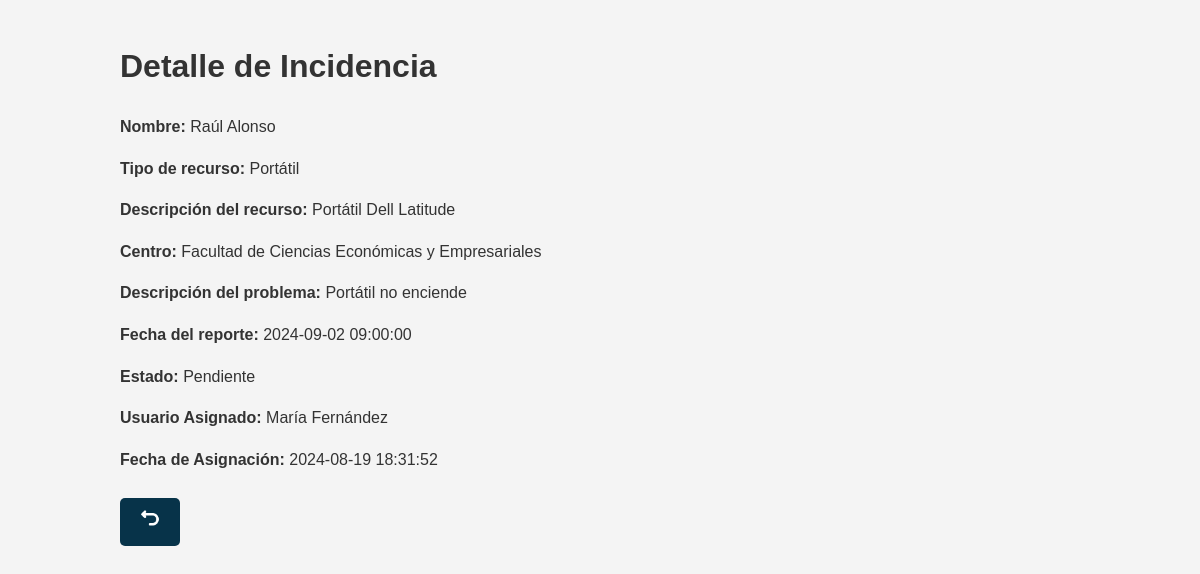
Page /Controllers/Incidencias_Controller.php?action=view_incidencia&ID_Incidencia=1 (signed in) on the committed database.
### tables this page shows
CREATE TABLE Incidencia (
    ID_Incidencia INT AUTO_INCREMENT PRIMARY KEY,
    ID_Usuario INT NOT NULL,
    ID_Recurso INT NOT NULL,
    Descripcion_Problema TEXT NOT NULL,
    Fecha_Reporte DATETIME NOT NULL,
    Estado ENUM('Pendiente', 'Resuelta') NOT NULL,
    Asignada BOOLEAN NOT NULL DEFAULT FALSE,
    FOREIGN KEY (ID_Usuario) REFERENCES Usuario(ID_Usuario) ON DELETE CASCADE,
    FOREIGN KEY (ID_Recurso) REFERENCES Recurso(ID_Recurso) ON DELETE CASCADE
);

CREATE TABLE Usuario (
    ID_Usuario INT AUTO_INCREMENT PRIMARY KEY,
    DNI VARCHAR(9) NOT NULL UNIQUE,
    Nombre VARCHAR(50) NOT NULL,
    Apellidos VARCHAR(50) NOT NULL,
    NIU VARCHAR(50) NOT NULL UNIQUE,
    Email VARCHAR(100) NOT NULL,
    Rol ENUM('Estudiante', 'Docente', 'Becario de infraestructura', 'Personal de conserjeria', 'Admin') NOT NULL,
    Contrasena VARCHAR(100) NOT NULL
);

CREATE TABLE Recurso (
    ID_Recurso INT AUTO_INCREMENT PRIMARY KEY,
    Tipo VARCHAR(50) NOT NULL,
    Descripcion TEXT NOT NULL,
    Disponibilidad ENUM('Disponible', 'No disponible') NOT NULL,
    ID_Centro INT NOT NULL,
    FOREIGN KEY (ID_Centro) REFERENCES Centro(ID_Centro)
);

CREATE TABLE Centro (
    ID_Centro INT AUTO_INCREMENT PRIMARY KEY,
    Nombre VARCHAR(50) NOT NULL,
    Direccion VARCHAR(100) NOT NULL,
    Telefono VARCHAR(15) NOT NULL,
    Email VARCHAR(100) NOT NULL
);

CREATE TABLE Incidencia_Asignacion (
    ID_Incidencia INT NOT NULL,
    ID_Usuario INT NOT NULL,
    Fecha_Asignacion DATETIME NOT NULL DEFAULT CURRENT_TIMESTAMP,
    PRIMARY KEY (ID_Incidencia, ID_Usuario),
    FOREIGN KEY (ID_Incidencia) REFERENCES Incidencia(ID_Incidencia) ON DELETE CASCADE,
    FOREIGN KEY (ID_Usuario) REFERENCES Usuario(ID_Usuario) ON DELETE CASCADE 
);

### models/Incidencias_Model.php (called while the page is built, shortened)
<?php
class Incidencias_Model {
    private $ID_Incidencia;
    public function __construct($ID_Incidencia, $ID_Usuario, $ID_Recurso, $Descripcion_Problema, $Fecha_Reporte, $Estado) {
        $this->ID_Incidencia = $ID_Incidencia;
        include_once 'Access_DB.php';
        $this->mysqli = ConnectDB();
    }
    function getIncidenciaById() {
        $sql = "SELECT
                    Incidencia.ID_Incidencia,
                    Incidencia.Descripcion_Problema,
                    Incidencia.Fecha_Reporte,
                    Incidencia.Estado,
                    Usuario.Nombre AS Nombre_Usuario,
                    Usuario.Apellidos AS Apellidos_Usuario,
                    Recurso.Tipo AS Tipo_Recurso,
                    Recurso.Descripcion AS Descripcion_Recurso,
                    Centro.ID_Centro AS ID_Centro,  -- Aseguramos obtener el ID_Centro aquí
                    Centro.Nombre AS Nombre_Centro,
                    IncAsig.ID_Usuario AS ID_Usuario_Asignado,
                    UsuarioAsignado.Nombre AS Nombre_Usuario_Asignado,
                    UsuarioAsignado.Apellidos AS Apellidos_Usuario_Asignado,
                    IncAsig.Fecha_Asignacion
                FROM
                    Incidencia
                JOIN
                    Usuario ON Incidencia.ID_Usuario = Usuario.ID_Usuario
                JOIN
                    Recurso ON Incidencia.ID_Recurso = Recurso.ID_Recurso
                JOIN
                    Centro ON Recurso.ID_Centro = Centro.ID_Centro
                LEFT JOIN
                    Incidencia_Asignacion IncAsig ON Incidencia.ID_Incidencia = IncAsig.ID_Incidencia
                LEFT JOIN
                    Usuario UsuarioAsignado ON IncAsig.ID_Usuario = UsuarioAsignado.ID_Usuario
                WHERE
                    Incidencia.ID_Incidencia = ?";
        $stmt = $this->mysqli->prepare($sql);
        $stmt->bind_param('i', $this->ID_Incidencia);
        $stmt->execute();
        $result = $stmt->get_result();
        if ($result->num_rows > 0) {
            return $result->fetch_assoc();
        } else {
            return null;
        }
    }
}
?>

### models/Access_DB.php (called while the page is built, shortened)
<?php
function ConnectDB() {
    $mysqli = new mysqli("localhost", "root", "", "uvigores");
    return $mysqli;
}
?>

### views/Incidencia_View_View.php (the view, shortened to what this page needs)
<?php
class Incidencia_View_View {
    function __construct($incidencia) {
        $this->incidencia = $incidencia;
        $this->render();
    }
    function render() {
        include '../Locales/Strings_SPANISH.php';
        ?>
        <!DOCTYPE html>
        <html lang="es">
        <head>
            <link rel="stylesheet" href="../css/styles.css">
        </head>
        <body>
            <div class="container">
                <h1><?php echo $strings['Detalle de Incidencia']; ?></h1>
                <div class="detail">
                    <p><strong><?php echo $strings['Nombre']; ?>:</strong> <?php echo $this->incidencia['Nombre_Usuario'] . ' ' . $this->incidencia['Apellidos_Usuario']; ?></p>
                    <p><strong><?php echo $strings['Tipo de recurso']; ?>:</strong> <?php echo $this->incidencia['Tipo_Recurso']; ?></p>
                    <p><strong><?php echo $strings['Descripción del recurso']; ?>:</strong> <?php echo $this->incidencia['Descripcion_Recurso']; ?></p>
                    <p><strong><?php echo $strings['Centro']; ?>:</strong> <?php echo $this->incidencia['Nombre_Centro']; ?></p>
                    <p><strong><?php echo $strings['Descripción del problema']; ?>:</strong> <?php echo $this->incidencia['Descripcion_Problema']; ?></p>
                    <p><strong><?php echo $strings['Fecha del reporte']; ?>:</strong> <?php echo $this->incidencia['Fecha_Reporte']; ?></p>
                    <p><strong><?php echo $strings['Estado']; ?>:</strong> <?php echo $this->incidencia['Estado']; ?></p>
                    <?php if ($this->incidencia['ID_Usuario_Asignado']) { ?>
                        <p><strong><?php echo $strings['Usuario Asignado']; ?>:</strong> <?php echo $this->incidencia['Nombre_Usuario_Asignado'] . ' ' . $this->incidencia['Apellidos_Usuario_Asignado']; ?></p>
                        <p><strong><?php echo $strings['Fecha de Asignación']; ?>:</strong> <?php echo $this->incidencia['Fecha_Asignacion']; ?></p>
                    <?php } else { ?>
                        <p><strong><?php echo $strings['Usuario Asignado']; ?>:</strong> <?php echo $strings['No Asignado']; ?></p>
                    <?php } ?>
                </div>
                <a class="button" href="Incidencias_Controller.php?action=list_all_incidencias" title="<?php echo $strings['Volver']; ?>">
                    <img src="../views/img/turn-back.png" alt="<?php echo $strings['Volver']; ?>" style="width: 20px; height: 20px;">
                </a>
            </div>
        </body>
        </html>
        <?php
    }
}
?>

### css/styles.css (style rules this page uses)
body { font-family: 'Arial', sans-serif; background-color: #f4f4f4; color: #333; margin: 0; padding: 0; line-height: 1.6; }
.container { width: 80%; margin: 0 auto; padding: 20px; }
a { color: #0056b3; text-decoration: none; font-weight: bold; }
button, .button { background-color: #073349; color: white; padding: 10px 20px; border: none; cursor: pointer; text-align: center; border-radius: 5px; font-size: 16px; margin: 5px 0; display: inline-block; }
.button { display: inline-block; padding: 10px 20px; margin: 10px 5px 0 0; background-color: #073349; color: white; text-align: center; text-decoration: none; border-radius: 5px; transition: background-color 0.3s ease; }

### rows in the picture
incidencia: ID_Usuario.Nombre "Raúl", ID_Usuario.Apellidos "Alonso", ID_Recurso.Tipo "Portátil", ID_Recurso.Descripcion "Portátil Dell Latitude", centro.Nombre "Facultad de Ciencias Económicas y Empresariales", Descripcion_Problema "Portátil no enciende", Fecha_Reporte "2024-09-02 09:00:00", Estado "Pendiente", usuario.Nombre "María", usuario.Apellidos "Fernández", incidencia_asignacion.Fecha_Asignacion "2024-08-19 18:31:52"

### other values in the picture
$strings['Detalle de Incidencia'] "Detalle de Incidencia"
$strings['Nombre'] "Nombre"
$strings['Tipo de recurso'] "Tipo de recurso"
$strings['Descripción del recurso'] "Descripción del recurso"
$strings['Centro'] "Centro"
$strings['Descripción del problema'] "Descripción del problema"
$strings['Fecha del reporte'] "Fecha del reporte"
$strings['Estado'] "Estado"
$strings['Usuario Asignado'] "Usuario Asignado"
$strings['Fecha de Asignación'] "Fecha de Asignación"
